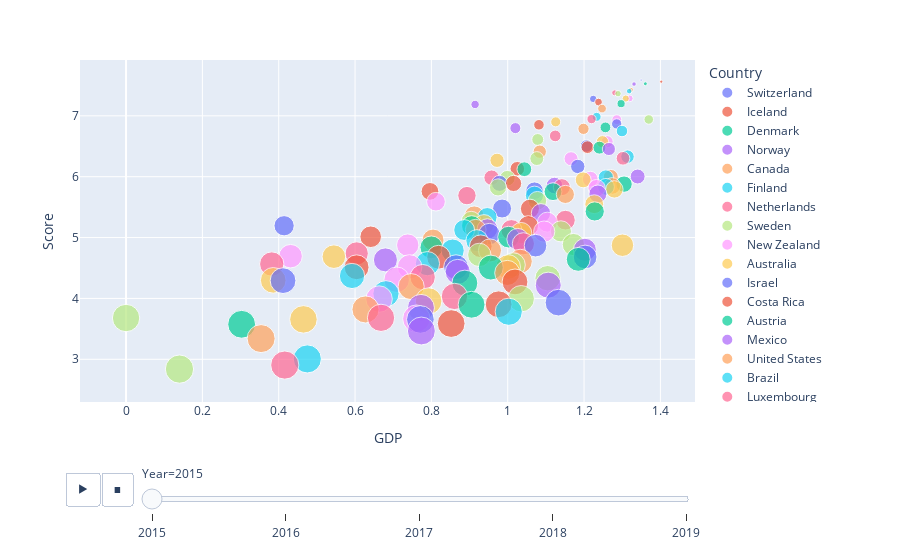

The notebook cell saved with this chart:
### Markdown cell above
# 22. Bubble Chart

### Code cell
happy = pd.read_csv('happiness_rank.csv')
'''Happiness score vs gdp per capital'''
px.scatter(happy, x="GDP", y="Score", animation_frame="Year",
           animation_group="Country",
           size="Rank", color="Country", hover_name="Country",
           trendline= "ols")
